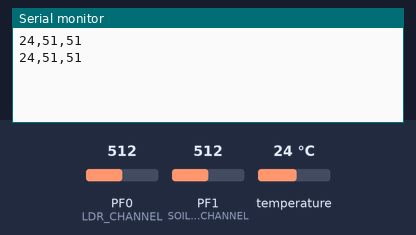
The program below on a simulated ATmega2560, built with avr-gcc and emulated at 16 MHz. Shown: the last lines printed to the serial monitor. Wiring (inferred from the names in the program): LM75 temperature sensor at I2C address 0x48. The inputs (shaded band) are chosen by the test bench; at power-on: temperature 24 °C, PF0 (LDR_CHANNEL) = 512, PF1 (SOIL_MOISTURE_CHANNEL) = 512.

Above: at 10.8 s.
10.9 s: temperature set to 12 °C
At 20.7 s:
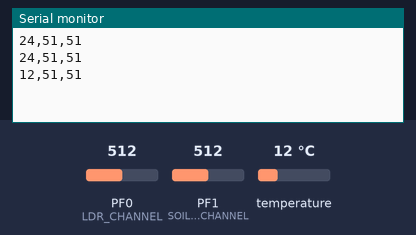
20.9 s: PF0 (LDR_CHANNEL) set to 716
At 30.7 s:
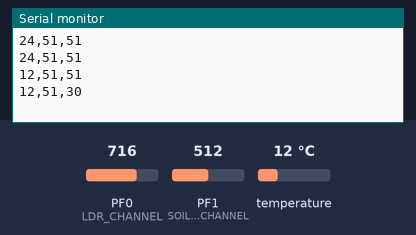
30.9 s: PF1 (SOIL_MOISTURE_CHANNEL) set to 716
At 40.5 s:
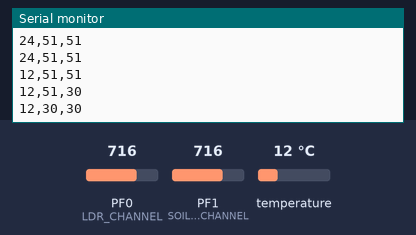
40.9 s: temperature set to 19 °C
At 50.7 s:
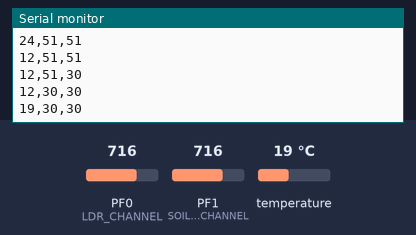
50.9 s: PF0 (LDR_CHANNEL) set to 900
At 60.7 s:
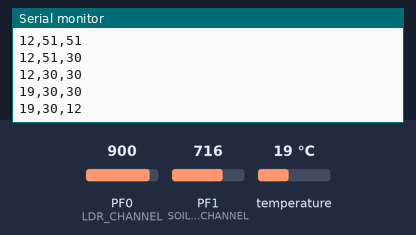
60.9 s: PF1 (SOIL_MOISTURE_CHANNEL) set to 900
At 71.5 s:
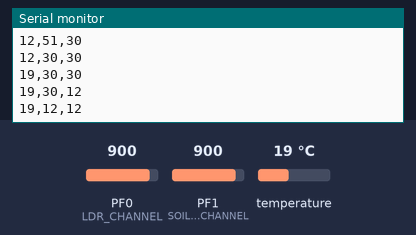
Timing chart, 0 to 71.9 s (numbered marks = the images above; inputs shaded):
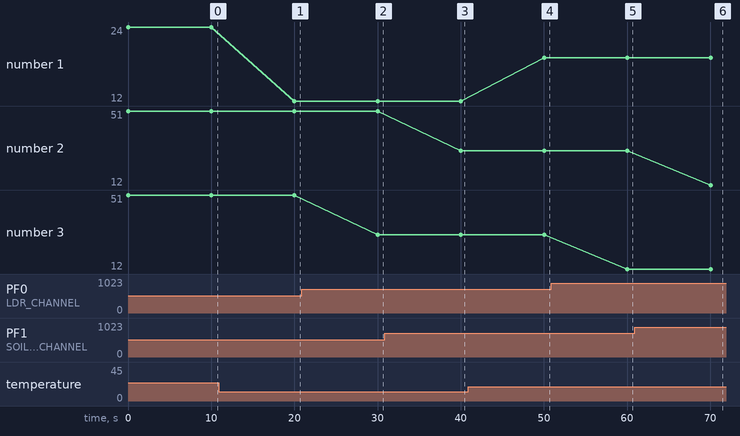

Measured:
- after the input at 10.9 s, the serial monitor: prints a new line after 9.1 s (image 1)
- after the input at 20.9 s, the serial monitor: prints a new line after 9.1 s (image 2)
- after the input at 30.9 s, the serial monitor: prints a new line after 9.1 s (image 3)
- after the input at 40.9 s, the serial monitor: prints a new line after 9.1 s (image 4)
- after the input at 50.9 s, the serial monitor: prints a new line after 9.2 s (image 5)
- after the input at 60.9 s, the serial monitor: prints a new line after 9.2 s (image 6)
- plotted number 1: 24 → 12 after the input at 10.9 s, 12 → 19 after the input at 40.9 s
- plotted number 3: 51 → 30 after the input at 20.9 s, 30 → 12 after the input at 50.9 s

The program:

main.cpp
```cpp
#include <avr/io.h>
#include <util/delay.h>
#include <stdio.h>
#include "UART.h"
#include "Sensor.h"

#define LDR_CHANNEL 0 // ADC channel for LDR sensor (ADC0 corresponds to A0)
#define SOIL_MOISTURE_CHANNEL 1 // ADC channel for soil moisture sensor (ADC1 corresponds to A1)

int main(void) {
	init_ADC(); // Initialize ADC
	init_UART(); // Initialize UART
	i2c_init();

	while (1) {
		float ldrValue = readADC(LDR_CHANNEL); // Read ADC value from LDR sensor
		float soilMoisture = readADC(SOIL_MOISTURE_CHANNEL); // Read ADC value from soil moisture sensor
		float temperature = readLM75Temperature(0); // Read temperature from LM75 sensor

		USART_TransmitSensorData(temperature, soilMoisture, ldrValue);

		_delay_ms(10000); // Update every second
	}
}
```

Sensor.cpp
```cpp
#include "Sensor.h"
#define LM75_BASE_ADDRESS 0b01001000
#define READ_MASK         0b00000001


///ADC ting
void init_ADC() {
	// Sæt reference spænding til AVCC (3.3V)
	ADMUX |= (1 << REFS0);

	// Aktiver ADC og indstil fordelingsfaktoren til 128 for lavere prøvetagningshastighed
	ADCSRA |= (1 << ADEN) | (1 << ADPS2) | (1 << ADPS1) | (1 << ADPS0);
}
float readADC(uint8_t channel) {
	ADMUX = (ADMUX & 0xF0) | (channel & 0x0F); // Indstil ADC-kanalen
	ADCSRA |= (1 << ADSC); // Start ADC-konvertering

	while (ADCSRA & (1 << ADSC)); // Vent på at ADC-konvertering er færdig

	return (float)(1023-ADC); // Returner ADC-værdien
}
void sendCharOverUART(char character) {
	// Wait for empty transmit buffer
	while (!(UCSR0A & (1 << UDRE0)));

	// Put the data into the buffer, sends the data
	UDR0 = character;
}


//I2C - Lm75 ting

void i2c_init()
{
	// TWI prescaler = 1 (same as default)
	TWSR = 0;
	// LM75 clock has be to be lower than 400 kHz (according to LM75 data sheet)
	// We choose 2-wire clock ~ 216 kHz (when fCPU = 16 MHz)
	// The TWBR must be at least 10 in master mode (AVR data book)
	// SCL frequency = fCPU / (16 + 2*TWBR*1), when prescaler = 1
	TWBR = 29;
}

void i2c_start()
{
	TWCR = (1<<TWINT) | (1<<TWSTA) | (1<<TWEN);
	while ((TWCR & (1<<TWINT)) == 0)
	{}
}

void i2c_write(unsigned char data)
{
	TWDR = data;
	TWCR = (1<<TWINT) | (1<<TWEN);
	while ((TWCR & (1<<TWINT)) == 0)
	{}
}

unsigned char i2c_read(unsigned char isLast)
{
	// If this is not the last byte to read
	if (isLast == 0)
	TWCR = (1<<TWINT) | (1<<TWEN) | (1<<TWEA);
	// If this is the last byte to read
	else
	TWCR = (1<<TWINT) | (1<<TWEN);
	while ((TWCR & (1<<TWINT)) == 0)
	{}
	return TWDR;
}

void i2c_stop()
{
	TWCR = (1<<TWINT) | (1<<TWEN) | (1<<TWSTO);
}

float readLM75Temperature(unsigned char SensorAddress) {
	int temperature1, temperature2;

	i2c_start();

	i2c_write(((LM75_BASE_ADDRESS + SensorAddress) << 1) | READ_MASK);

	temperature1 = i2c_read(1);  // Read high byte with ACK
	temperature2 = i2c_read(0);  // Read low byte with NACK

	i2c_stop();

	// Combine high and low bytes
	int temperatureValue = (temperature1 << 8) | temperature2;

	// Check if the temperature is negative
	if (temperatureValue & 0x8000) {
		// Perform sign extension for negative values
		temperatureValue |= 0xFFFF0000;
	}

	// Right shift to adjust for the 0.5°C resolution
	temperatureValue >>= 7;

	// Convert to float with 0.5°C resolution
	float temperature = (float)temperatureValue * 0.5;

	return temperature;
}
```

Sensor.h
```cpp
#include <avr/io.h>
#include <util/delay.h>
#include <string.h>


void init_ADC();
float readADC(uint8_t channel);
void i2c_start();
void i2c_write(unsigned char data);
unsigned char i2c_read(unsigned char isLast);
void i2c_stop();
void i2c_init();
float readLM75Temperature(unsigned char SensorAddress);
```

UART.cpp
```cpp
#include "UART.h"
#define F_CPU 16000000UL // Definer CPU-taktfrekvensen til 16 MHz
#define BAUD 9600 // Definer baudrate til 9600
#define UBRR_VALUE ((F_CPU / (BAUD * 16UL)) - 1) // Beregn UBRR-værdien for UART-kommunikation

void init_UART() {
	// Indstil baudrate
	UBRR0H = (uint8_t)(UBRR_VALUE >> 8);
	UBRR0L = (uint8_t)UBRR_VALUE;

	// Aktiver transmitter og receiver for UART-kommunikation
	UCSR0B = (1 << TXEN0) | (1 << RXEN0);

	// Indstil rammeformat: 8 data bits, 1 stop bit
	UCSR0C = (1 << UCSZ01) | (1 << UCSZ00);
}

void USART_TransmitSensorData(float temperature, float humidity, float light) {
	char buffer[50];  // Adjust the size based on the maximum expected string length

	// Convert float values to integers (whole numbers)
	int tempInt = (int)temperature;
	int humidityInt = (int)(humidity / 10.0); // Divide humidity by 100
	int lightInt = (int)(light / 10.0);       // Divide light by 100

	// Format the values as strings
	snprintf(buffer, sizeof(buffer), "%d,%d,%d", tempInt, humidityInt, lightInt);

	// Transmit the string
	int len = strlen(buffer);
	for (int i = 0; i < len; ++i) {
		UDR0 = buffer[i];
		// Wait for empty transmit buffer before sending the next character
		while (!(UCSR0A & (1 << UDRE0)));
	}

	// Transmit newline character
	UDR0 = '\n';
	while (!(UCSR0A & (1 << UDRE0)));
}
```

UART.h
```cpp
#include <avr/io.h>
#include <util/delay.h>
#include <string.h>
#include <stdlib.h>
#include <stdio.h>
void init_UART();
void USART_TransmitSensorData(float temperature, float humidity, float light);
void sendCharOverUART(char character);
```
